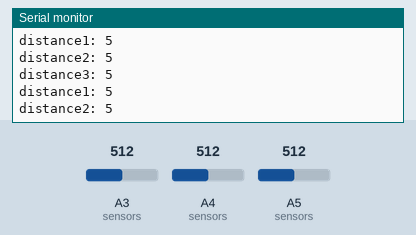
Recording of a sketch running on a simulated Arduino Uno, built with avr-gcc and run on an emulated ATmega328P. On the bench: the last lines printed to the serial monitor. Inputs (shaded band) come from the test bench; at power-on: A3 (sensors) = 512, A4 (sensors) = 512, A5 (sensors) = 512.

Above: at 1.2 s.
1.3 s: A3 (sensors) set to 284
At 1.8 s:
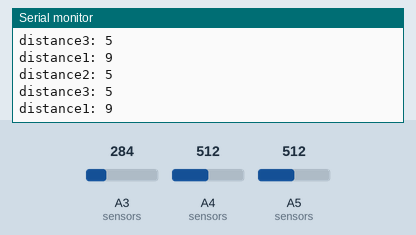
4.3 s: A3 (sensors) set to 248
At 4.9 s:
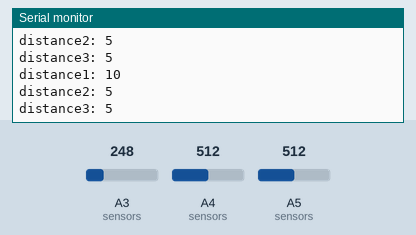
7.3 s: A4 (sensors) set to 281
At 7.8 s:
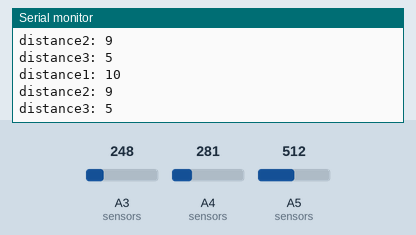
8.8 s: A4 (sensors) set to 251
At 9.6 s:
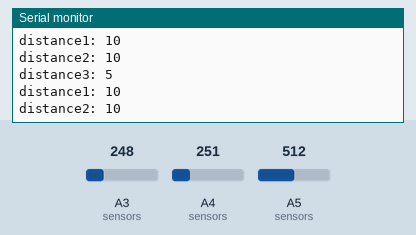
14.8 s: A5 (sensors) set to 276
At 15.4 s:
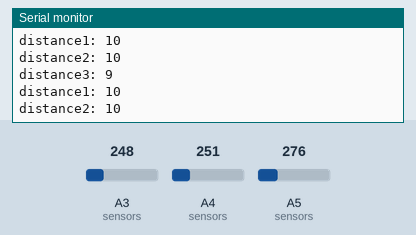
17.8 s: A5 (sensors) set to 256
At 18.3 s:
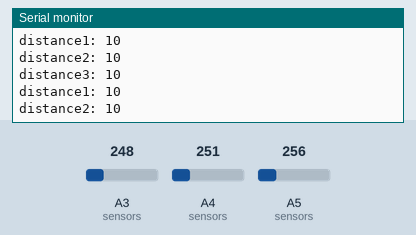
Timing chart, 0 to 20.3 s (numbered marks = the images above; inputs shaded):
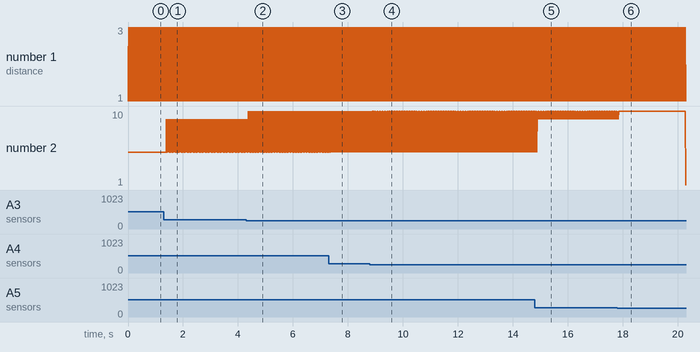

Measured:
- after the input at 1.3 s, the serial monitor: prints a new line after 0.10 s (image 1)
- after the input at 4.3 s, the serial monitor: prints a new line after 0.07 s (image 2)
- after the input at 7.3 s, the serial monitor: prints a new line after 0.08 s (image 3)
- after the input at 8.8 s, the serial monitor: prints a new line after 0.10 s (image 4)
- after the input at 14.8 s, the serial monitor: prints a new line after 0.11 s (image 5)
- after the input at 17.8 s, the serial monitor: prints a new line after 0.09 s (image 6)
- plotted number 2: 10 → 9 after the input at 14.8 s

The sketch:

sensorer.ino
```cpp
// Sharp IR GP2Y0A41SK0F Distance Test
// http://tinkcore.com/sharp-ir-gp2y0a41-skf/

#define sensor1 A3 // Sharp IR GP2Y0A41SK0F (4-30cm, analog)
#define sensor2 A4
#define sensor3 A5

byte sensors[] = {sensor1, sensor2, sensor3};
float volts[3];
int distance[3];

void setup() {
  Serial.begin(9600); // start the serial port
}

void loop() {

  // 5v

  for (int i = 0; i < sizeof(sensors); i+=1) {
    volts[i] = analogRead(sensors[i]) * 0.0048828125; // Värde från sensor * konstant
    distance[i] = 13*pow(volts[i], -1); // uträknat från indiern på youtube
      if (distance[i] < 30 && distance[i] != 0) {
        Serial.print("distance");
        Serial.print(i + 1);
        Serial.print(": ");
        Serial.println(distance[i]); // Måste skriva det på detta efterblivna sätt för att man kan inte addera strings till variabler i arduino
      }

  }
}
```
